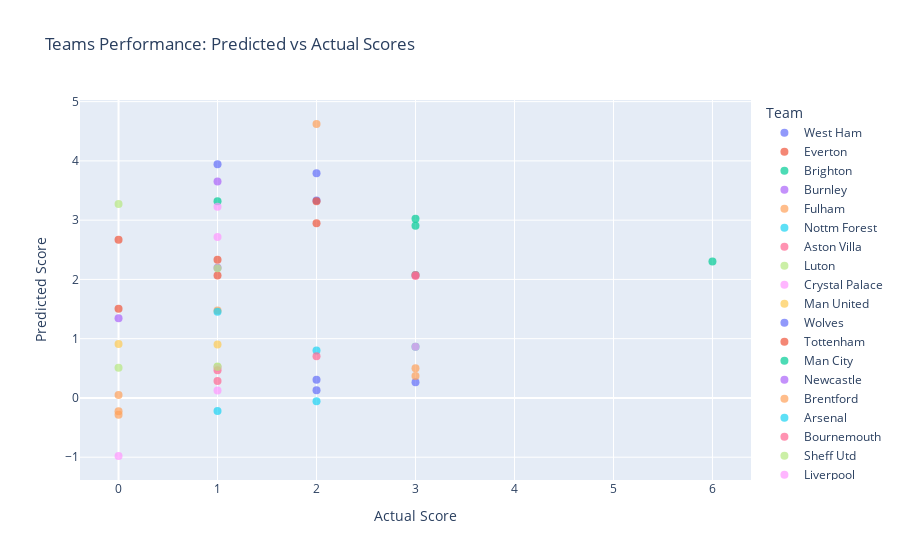

Write notebook code for a chart like this one.
### Code cell
import plotly.express as px


with torch.no_grad():
    home_outputs, away_outputs = model(X_test_tensor, X_test_tensor[:, -2], X_test_tensor[:, -1])  
    home_outputs = home_outputs.squeeze().numpy()  
    away_outputs = away_outputs.squeeze().numpy()  
    y_home_test_np = y_home_test_tensor.numpy()  
    y_away_test_np = y_away_test_tensor.numpy()  
    home_teams = label_encoder.inverse_transform(X_test['home_team'])  
    away_teams = label_encoder.inverse_transform(X_test['away_team'])  

    
    df_home = pd.DataFrame({
        'Team': home_teams,
        'Opponent': away_teams,
        'Actual Score': y_home_test_np,
        'Predicted Score': home_outputs
    })

    df_away = pd.DataFrame({
        'Team': away_teams,
        'Opponent': home_teams,
        'Actual Score': y_away_test_np,
        'Predicted Score': away_outputs
    })

    
    df_all = pd.concat([df_home, df_away])

    
    fig = px.scatter(df_all, x='Actual Score', y='Predicted Score', color='Team',
                     title='Teams Performance: Predicted vs Actual Scores',
                     labels={'Actual Score': 'Actual Score', 'Predicted Score': 'Predicted Score'},
                     hover_data=['Team', 'Opponent'])

    fig.update_traces(marker=dict(size=8, opacity=0.7), selector=dict(mode='markers'))
    fig.show()

### Figure 1 — Plotly figure (JSON) as saved in the notebook; plotly's stock layout.template omitted (floating-point values rounded to 4 significant figures)
{"data": [{"customdata": [["West Ham", "Man City"], ["West Ham", "Sheff Utd"], ["West Ham", "Nottm Forest"]], "hovertemplate": "Team=%{customdata[0]}<br>Actual Score=%{x}<br>Predicted Score=%{y}<br>Opponent=%{customdata[1]}<extra></extra>", "legendgroup": "West Ham", "marker": {"color": "#636efa", "opacity": 0.7, "size": 8, "symbol": "circle"}, "mode": "markers", "name": "West Ham", "orientation": "v", "showlegend": true, "type": "scatter", "x": [1, 2, 3], "xaxis": "x", "y": [3.944, 0.1295, 0.2656], "yaxis": "y"}, {"customdata": [["Everton", "Arsenal"], ["Everton", "Fulham"]], "hovertemplate": "Team=%{customdata[0]}<br>Actual Score=%{x}<br>Predicted Score=%{y}<br>Opponent=%{customdata[1]}<extra></extra>", "legendgroup": "Everton", "marker": {"color": "#EF553B", "opacity": 0.7, "size": 8, "symbol": "circle"}, "mode": "markers", "name": "Everton", "orientation": "v", "showlegend": true, "type": "scatter", "x": [0, 0], "xaxis": "x", "y": [2.668, 1.505], "yaxis": "y"}, {"customdata": [["Brighton", "Bournemouth"], ["Brighton", "Man United"]], "hovertemplate": "Team=%{customdata[0]}<br>Actual Score=%{x}<br>Predicted Score=%{y}<br>Opponent=%{customdata[1]}<extra></extra>", "legendgroup": "Brighton", "marker": {"color": "#00cc96", "opacity": 0.7, "size": 8, "symbol": "circle"}, "mode": "markers", "name": "Brighton", "orientation": "v", "showlegend": true, "type": "scatter", "x": [3, 3], "xaxis": "x", "y": [2.074, 0.8627], "yaxis": "y"}, {"customdata": [["Burnley", "Aston Villa"], ["Burnley", "Man City"]], "hovertemplate": "Team=%{customdata[0]}<br>Actual Score=%{x}<br>Predicted Score=%{y}<br>Opponent=%{customdata[1]}<extra></extra>", "legendgroup": "Burnley", "marker": {"color": "#ab63fa", "opacity": 0.7, "size": 8, "symbol": "circle"}, "mode": "markers", "name": "Burnley", "orientation": "v", "showlegend": true, "type": "scatter", "x": [1, 0], "xaxis": "x", "y": [2.198, 1.346], "yaxis": "y"}, {"customdata": [["Fulham", "Sheff Utd"], ["Fulham", "Brentford"], ["Fulham", "Everton"], ["Fulham", "Tottenham"]], "hovertemplate": "Team=%{customdata[0]}<br>Actual Score=%{x}<br>Predicted Score=%{y}<br>Opponent=%{customdata[1]}<extra></extra>", "legendgroup": "Fulham", "marker": {"color": "#FFA15A", "opacity": 0.7, "size": 8, "symbol": "circle"}, "mode": "markers", "name": "Fulham", "orientation": "v", "showlegend": true, "type": "scatter", "x": [3, 0, 1, 0], "xaxis": "x", "y": [0.5, -0.2239, 1.475, 0.05058], "yaxis": "y"}, {"customdata": [["Nottm Forest", "Sheff Utd"], ["Nottm Forest", "West Ham"]], "hovertemplate": "Team=%{customdata[0]}<br>Actual Score=%{x}<br>Predicted Score=%{y}<br>Opponent=%{customdata[1]}<extra></extra>", "legendgroup": "Nottm Forest", "marker": {"color": "#19d3f3", "opacity": 0.7, "size": 8, "symbol": "circle"}, "mode": "markers", "name": "Nottm Forest", "orientation": "v", "showlegend": true, "type": "scatter", "x": [2, 2], "xaxis": "x", "y": [0.8003, -0.05463], "yaxis": "y"}, {"customdata": [["Aston Villa", "Crystal Palace"], ["Aston Villa", "Burnley"]], "hovertemplate": "Team=%{customdata[0]}<br>Actual Score=%{x}<br>Predicted Score=%{y}<br>Opponent=%{customdata[1]}<extra></extra>", "legendgroup": "Aston Villa", "marker": {"color": "#FF6692", "opacity": 0.7, "size": 8, "symbol": "circle"}, "mode": "markers", "name": "Aston Villa", "orientation": "v", "showlegend": true, "type": "scatter", "x": [3, 3], "xaxis": "x", "y": [2.058, 2.076], "yaxis": "y"}, {"customdata": [["Luton", "Liverpool"], ["Luton", "Tottenham"]], "hovertemplate": "Team=%{customdata[0]}<br>Actual Score=%{x}<br>Predicted Score=%{y}<br>Opponent=%{customdata[1]}<extra></extra>", "legendgroup": "Luton", "marker": {"color": "#B6E880", "opacity": 0.7, "size": 8, "symbol": "circle"}, "mode": "markers", "name": "Luton", "orientation": "v", "showlegend": true, "type": "scatter", "x": [1, 0], "xaxis": "x", "y": [0.5289, 3.275], "yaxis": "y"}, {"customdata": [["Crystal Palace", "Arsenal"], ["Crystal Palace", "Wolves"], ["Crystal Palace", "Tottenham"], ["Crystal Palace", "Aston Villa"], ["Crystal Palace", "Man United"]], "hovertemplate": "Team=%{customdata[0]}<br>Actual Score=%{x}<br>Predicted Score=%{y}<br>Opponent=%{customdata[1]}<extra></extra>", "legendgroup": "Crystal Palace", "marker": {"color": "#FF97FF", "opacity": 0.7, "size": 8, "symbol": "circle"}, "mode": "markers", "name": "Crystal Palace", "orientation": "v", "showlegend": true, "type": "scatter", "x": [0, 3, 1, 1, 1], "xaxis": "x", "y": [-0.9799, 0.8637, 2.714, 0.5088, 0.1254], "yaxis": "y"}, {"customdata": [["Man United", "Crystal Palace"], ["Man United", "Brighton"]], "hovertemplate": "Team=%{customdata[0]}<br>Actual Score=%{x}<br>Predicted Score=%{y}<br>Opponent=%{customdata[1]}<extra></extra>", "legendgroup": "Man United", "marker": {"color": "#FECB52", "opacity": 0.7, "size": 8, "symbol": "circle"}, "mode": "markers", "name": "Man United", "orientation": "v", "showlegend": true, "type": "scatter", "x": [0, 1], "xaxis": "x", "y": [0.9096, 0.9035], "yaxis": "y"}, {"customdata": [["Wolves", "Tottenham"], ["Wolves", "Man City"], ["Wolves", "Crystal Palace"]], "hovertemplate": "Team=%{customdata[0]}<br>Actual Score=%{x}<br>Predicted Score=%{y}<br>Opponent=%{customdata[1]}<extra></extra>", "legendgroup": "Wolves", "marker": {"color": "#636efa", "opacity": 0.7, "size": 8, "symbol": "circle"}, "mode": "markers", "name": "Wolves", "orientation": "v", "showlegend": true, "type": "scatter", "x": [2, 2, 2], "xaxis": "x", "y": [3.791, 3.333, 0.3055], "yaxis": "y"}, {"customdata": [["Tottenham", "Fulham"], ["Tottenham", "Crystal Palace"], ["Tottenham", "Wolves"], ["Tottenham", "Luton"]], "hovertemplate": "Team=%{customdata[0]}<br>Actual Score=%{x}<br>Predicted Score=%{y}<br>Opponent=%{customdata[1]}<extra></extra>", "legendgroup": "Tottenham", "marker": {"color": "#EF553B", "opacity": 0.7, "size": 8, "symbol": "circle"}, "mode": "markers", "name": "Tottenham", "orientation": "v", "showlegend": true, "type": "scatter", "x": [2, 2, 1, 1], "xaxis": "x", "y": [3.318, 2.947, 2.067, 2.334], "yaxis": "y"}, {"customdata": [["Man City", "Bournemouth"], ["Man City", "West Ham"], ["Man City", "Burnley"], ["Man City", "Wolves"]], "hovertemplate": "Team=%{customdata[0]}<br>Actual Score=%{x}<br>Predicted Score=%{y}<br>Opponent=%{customdata[1]}<extra></extra>", "legendgroup": "Man City", "marker": {"color": "#00cc96", "opacity": 0.7, "size": 8, "symbol": "circle"}, "mode": "markers", "name": "Man City", "orientation": "v", "showlegend": true, "type": "scatter", "x": [6, 3, 3, 1], "xaxis": "x", "y": [2.301, 3.025, 2.904, 3.319], "yaxis": "y"}, {"customdata": [["Newcastle", "Brentford"]], "hovertemplate": "Team=%{customdata[0]}<br>Actual Score=%{x}<br>Predicted Score=%{y}<br>Opponent=%{customdata[1]}<extra></extra>", "legendgroup": "Newcastle", "marker": {"color": "#ab63fa", "opacity": 0.7, "size": 8, "symbol": "circle"}, "mode": "markers", "name": "Newcastle", "orientation": "v", "showlegend": true, "type": "scatter", "x": [1], "xaxis": "x", "y": [3.653], "yaxis": "y"}, {"customdata": [["Brentford", "Bournemouth"], ["Brentford", "Fulham"], ["Brentford", "Newcastle"]], "hovertemplate": "Team=%{customdata[0]}<br>Actual Score=%{x}<br>Predicted Score=%{y}<br>Opponent=%{customdata[1]}<extra></extra>", "legendgroup": "Brentford", "marker": {"color": "#FFA15A", "opacity": 0.7, "size": 8, "symbol": "circle"}, "mode": "markers", "name": "Brentford", "orientation": "v", "showlegend": true, "type": "scatter", "x": [2, 3, 0], "xaxis": "x", "y": [4.623, 0.3682, -0.2858], "yaxis": "y"}, {"customdata": [["Arsenal", "Everton"], ["Arsenal", "Crystal Palace"]], "hovertemplate": "Team=%{customdata[0]}<br>Actual Score=%{x}<br>Predicted Score=%{y}<br>Opponent=%{customdata[1]}<extra></extra>", "legendgroup": "Arsenal", "marker": {"color": "#19d3f3", "opacity": 0.7, "size": 8, "symbol": "circle"}, "mode": "markers", "name": "Arsenal", "orientation": "v", "showlegend": true, "type": "scatter", "x": [1, 1], "xaxis": "x", "y": [1.453, -0.2198], "yaxis": "y"}, {"customdata": [["Bournemouth", "Brighton"], ["Bournemouth", "Man City"], ["Bournemouth", "Brentford"]], "hovertemplate": "Team=%{customdata[0]}<br>Actual Score=%{x}<br>Predicted Score=%{y}<br>Opponent=%{customdata[1]}<extra></extra>", "legendgroup": "Bournemouth", "marker": {"color": "#FF6692", "opacity": 0.7, "size": 8, "symbol": "circle"}, "mode": "markers", "name": "Bournemouth", "orientation": "v", "showlegend": true, "type": "scatter", "x": [1, 1, 2], "xaxis": "x", "y": [0.2841, 0.4684, 0.7047], "yaxis": "y"}, {"customdata": [["Sheff Utd", "West Ham"], ["Sheff Utd", "Fulham"], ["Sheff Utd", "Nottm Forest"]], "hovertemplate": "Team=%{customdata[0]}<br>Actual Score=%{x}<br>Predicted Score=%{y}<br>Opponent=%{customdata[1]}<extra></extra>", "legendgroup": "Sheff Utd", "marker": {"color": "#B6E880", "opacity": 0.7, "size": 8, "symbol": "circle"}, "mode": "markers", "name": "Sheff Utd", "orientation": "v", "showlegend": true, "type": "scatter", "x": [0, 1, 1], "xaxis": "x", "y": [0.5075, 0.5217, 2.186], "yaxis": "y"}, {"customdata": [["Liverpool", "Luton"]], "hovertemplate": "Team=%{customdata[0]}<br>Actual Score=%{x}<br>Predicted Score=%{y}<br>Opponent=%{customdata[1]}<extra></extra>", "legendgroup": "Liverpool", "marker": {"color": "#FF97FF", "opacity": 0.7, "size": 8, "symbol": "circle"}, "mode": "markers", "name": "Liverpool", "orientation": "v", "showlegend": true, "type": "scatter", "x": [1], "xaxis": "x", "y": [3.226], "yaxis": "y"}], "layout": {"legend": {"title": {"text": "Team"}, "tracegroupgap": 0}, "title": {"text": "Teams Performance: Predicted vs Actual Scores"}, "xaxis": {"anchor": "y", "domain": [0, 1], "title": {"text": "Actual Score"}}, "yaxis": {"anchor": "x", "domain": [0, 1], "title": {"text": "Predicted Score"}}}}
